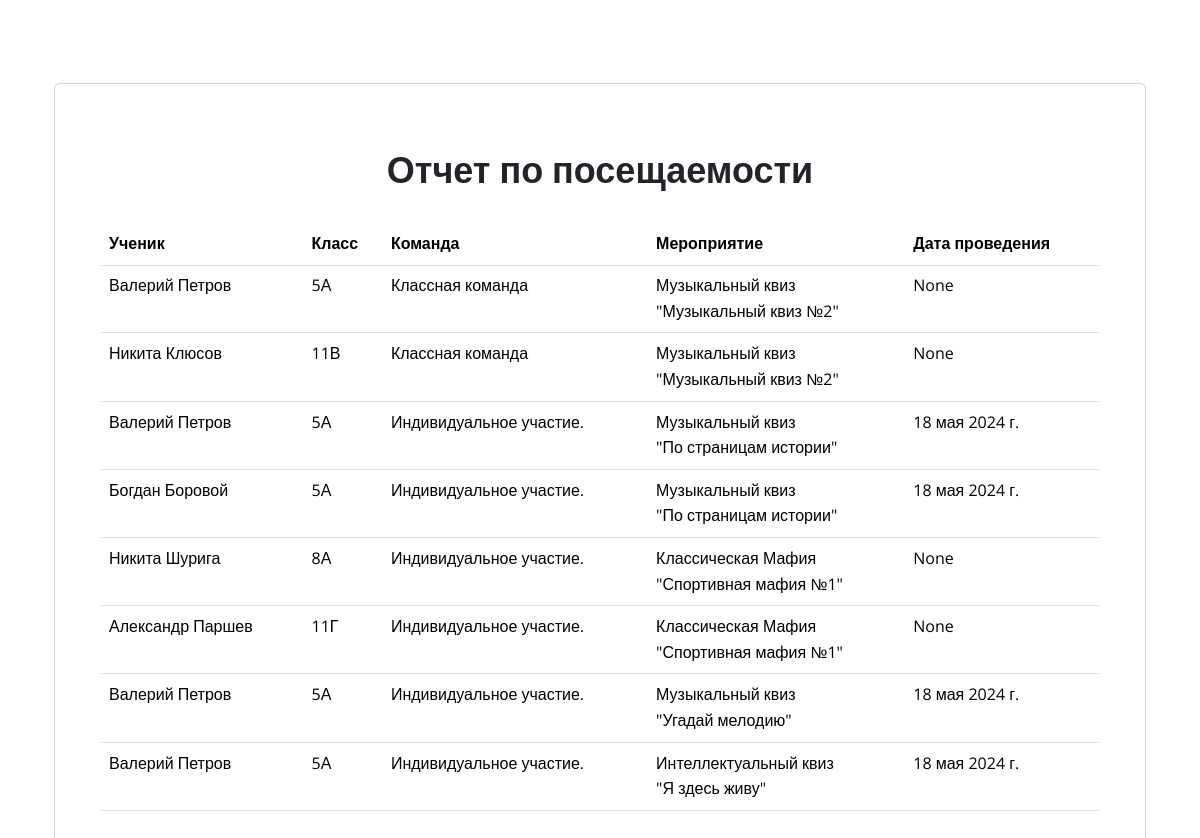
/reports/, run on an earlier commit of the app's database.
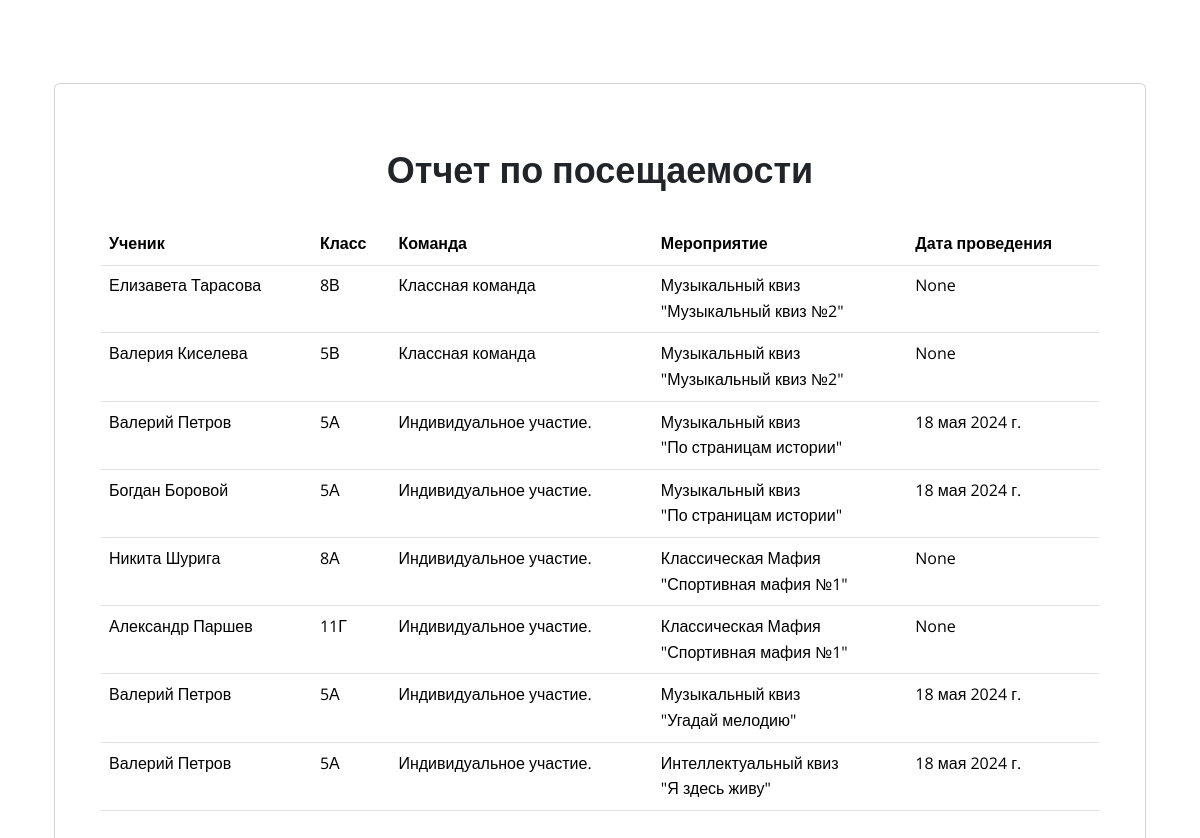
And on a later commit of the database.
### Diplom/models.py (models this page shows, shortened)
class Team_Members(models.Model):
    Team_List = models.ForeignKey('Team_List', on_delete=models.CASCADE)
    Profile = models.ForeignKey('Profile', on_delete=models.CASCADE)

class Profile(models.Model):
    user = models.OneToOneField(User, on_delete=models.CASCADE)
    image = models.ImageField(upload_to='images', null=True, blank=True)
    patronymic = models.CharField(max_length=255, verbose_name='Отчество (если есть)', blank=True, null=True)
    klass = models.CharField(max_length=4, verbose_name='Класс обучающегося', choices=klass_Choices, blank=True)

class InvitationStatus(models.Model):
    Invitation = models.ForeignKey('Invitation', on_delete=models.CASCADE)
    Status = models.ForeignKey('Status', on_delete=models.CASCADE)
    Profile = models.ForeignKey('Profile', on_delete=models.CASCADE)
    Status_Date = models.DateField(blank=True, null=True, auto_now_add=True)
    Description = models.CharField(max_length=255, blank=True, null=True)

class Invitation(models.Model):
    date_submitted = models.DateField(blank=True, null=True)
    Event_Plan_Position = models.ForeignKey('Event_Plan_Position', on_delete=models.CASCADE)
    Team = models.ForeignKey('Team', on_delete=models.CASCADE, null=True, blank=True)
    Team_Members = models.ForeignKey('Team_Members', on_delete=models.CASCADE, null=True, blank=True)
    Profile = models.ForeignKey('Profile', on_delete=models.CASCADE, null=True, blank=True)

class Team(models.Model):
    name = models.CharField(max_length=255)
    date_created = models.DateTimeField(blank=True, null=True)
    date_disbanded = models.DateTimeField(blank=True, null=True)
    capitan = models.ForeignKey(Profile, on_delete=models.SET_NULL, verbose_name="Капитан", blank=True, null=True)
    def __str__(self):
        return str(self.name)

class Event_Plan_Position(models.Model):
    Event_Plan = models.ForeignKey('Event_Plan', on_delete=models.PROTECT)
    Event = models.ForeignKey('Event', on_delete=models.PROTECT)
    Date = models.DateField(null=True, blank=True)
    Date_Plan = models.DateField(null=True, blank=True)
    Date_Fact = models.DateField(null=True, blank=True)
    Description = models.TextField(null=True, blank=True)
    Eventers_Plan = models.IntegerField(null=True, blank=True)
    Eventers_Fact = models.IntegerField(null=True, blank=True)

class Event(models.Model):
    name = models.CharField(max_length=255)
    max_eventers = models.IntegerField(default=100)
    image = models.ImageField(upload_to='images', null=True, blank=True)
    description = models.TextField(null=True, blank=True)
    team = models.BooleanField('Командное мероприятие', null=True, blank=True)
    EventType = models.ForeignKey('EventType', on_delete=models.CASCADE)
    EducationLevel = models.ForeignKey('EducationLevel', on_delete=models.CASCADE)

class EventType(models.Model):
    name = models.CharField(max_length=100,
                            verbose_name='Наименование типа мероприятия',
                            choices=EventType_Choices)

### Diplom/views.py (the view)
# urls.py: path('reports/', ReportView, name='reports'),
def ReportView(request):
    status_invitation = InvitationStatus.objects.filter(Status__name='Посещено').order_by('Invitation__Event_Plan_Position__Event__name')
    positions = Event_Plan_Position.objects.all()
    for invitation in status_invitation:
        if invitation.Invitation.Team:
            team_members = Team_Members.objects.filter(Team_List__Team=invitation.Invitation.Team)
    context = {
        'status_invitation': status_invitation,
        'positions': positions,
        'team_members': team_members,
    }
    return render(request, 'reports.html', context)

### templates/reports.html
{% extends 'base.html' %}
{% block content %}
    <div class="container px-4">
        <div class="d-flex justify-content-center">
            <div class="card" style="width: 100%; height: 100%; padding: 30px">
                <div class="card-body">
                    <h3 align="center" style="padding-bottom: 10px"><strong>Отчет по посещаемости</strong></h3>
                    <table class="table">
                        <thead>
                        <tr>
                            <th>Ученик</th>
                            <th>Класс</th>
                            <th>Команда</th>
                            <th>Мероприятие</th>
                            <th>Дата проведения</th>
                        </tr>
                        </thead>
                        <tbody>
                        {% for status in  status_invitation %}
                            <tr>
                                {% if status.Invitation.Team %}
                                    {% for member in team_members %}
                                        <tr>
                                            <td>{{ member.Profile.user.first_name }} {{ member.Profile.user.last_name }}</td>
                                            <td>{{ member.Profile.klass }}</td>
                                            <td>{{ status.Invitation.Team }}</td>
                                            <td>{{ status.Invitation.Event_Plan_Position.Event.EventType.name }}<br>
                                                "{{ status.Invitation.Event_Plan_Position.Event.name }}"
                                            </td>
                                            <td>{{ status.Invitation.Event_Plan_Position.Date_Fact }}</td>
                                        </tr>
                                    {% endfor %}
                                {% elif status.Invitation.Profile %}
                                    <td>{{ status.Invitation.Profile.user.first_name }} {{ status.Invitation.Profile.user.last_name }}</td>
                                    <td>{{ status.Invitation.Profile.klass }}</td>
                                    <td>Индивидуальное участие.</td>
                                    <td>{{ status.Invitation.Event_Plan_Position.Event.EventType.name }}<br>
                                        "{{ status.Invitation.Event_Plan_Position.Event.name }}"
                                    </td>
                                    <td>{{ status.Invitation.Event_Plan_Position.Date_Fact }}</td>
                                {% endif %}
                            </tr>
                        {% endfor %}
                        </tbody>
                    </table>
                </div>
            </div>
        </div>
    </div>
{% endblock %}

What changed in the data, as far as the page shows it:
changed InvitationStatus "Классная команда": loses Team_Members (Profile.user.first_name "Валерий", Profile.user.last_name "Петров", Profile.klass "5А", {{ status.Invitation.Team }} "Классная команда", {{ status.Invitation.Event_Plan_Position.Event.EventType.name }} "Музыкальный квиз", {{ status.Invitation.Event_Plan_Position.Event.name }} "Музыкальный квиз №2", {{ status.Invitation.Event_Plan_Position.Date_Fact }} "None"); loses Team_Members (Profile.user.first_name "Никита", Profile.user.last_name "Клюсов", Profile.klass "11В", {{ status.Invitation.Team }} "Классная команда", {{ status.Invitation.Event_Plan_Position.Event.EventType.name }} "Музыкальный квиз", {{ status.Invitation.Event_Plan_Position.Event.name }} "Музыкальный квиз №2", {{ status.Invitation.Event_Plan_Position.Date_Fact }} "None")
added Team_Members: Profile.user.first_name "Елизавета", Profile.user.last_name "Тарасова", Profile.klass "8В", {{ status.Invitation.Team }} "Классная команда", {{ status.Invitation.Event_Plan_Position.Event.EventType.name }} "Музыкальный квиз", {{ status.Invitation.Event_Plan_Position.Event.name }} "Музыкальный квиз №2", {{ status.Invitation.Event_Plan_Position.Date_Fact }} "None", shown under InvitationStatus "Классная команда"
added Team_Members: Profile.user.first_name "Валерия", Profile.user.last_name "Киселева", Profile.klass "5В", {{ status.Invitation.Team }} "Классная команда", {{ status.Invitation.Event_Plan_Position.Event.EventType.name }} "Музыкальный квиз", {{ status.Invitation.Event_Plan_Position.Event.name }} "Музыкальный квиз №2", {{ status.Invitation.Event_Plan_Position.Date_Fact }} "None", shown under InvitationStatus "Классная команда"
